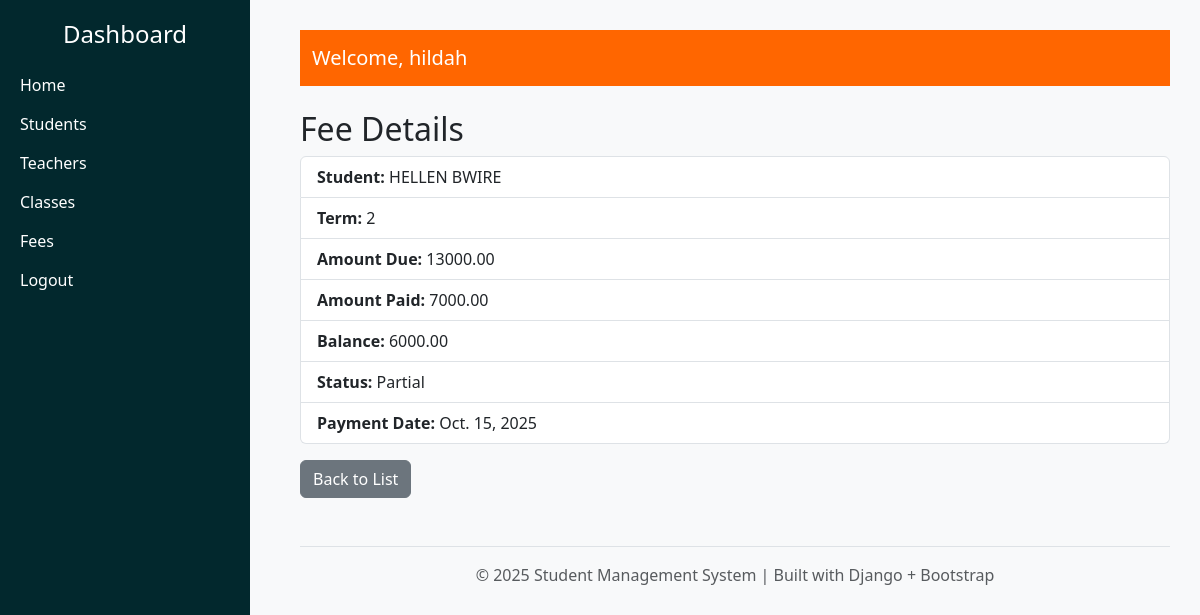
The page /student/fees/1/ (signed in) on the database its author committed.
### student/models.py (models this page shows, shortened)
class Fee(models.Model):
    PAYMENT_STATUS_CHOICES = [
        ('Paid', 'Paid'),
        ('Pending', 'Pending'),
        ('Partial', 'Partial'),
    ]
    student = models.ForeignKey(Student, on_delete=models.CASCADE, related_name='fees')
    term = models.CharField(max_length=50)
    amount_due = models.DecimalField(max_digits=10, decimal_places=2)
    amount_paid = models.DecimalField(max_digits=10, decimal_places=2, default=0)
    balance = models.DecimalField(max_digits=10, decimal_places=2, editable=False, default=0)
    payment_status = models.CharField(max_length=10, choices=PAYMENT_STATUS_CHOICES, default='Pending')
    payment_date = models.DateField(null=True, blank=True)
    created_at = models.DateTimeField(auto_now_add=True)

class Student(models.Model):
    user = models.OneToOneField(User, on_delete=models.CASCADE, null=True, blank=True)
    GENDER_CHOICES = [
        ('M', 'Male'),
        ('F', 'Female'),
    ]
    admission_number = models.CharField(max_length=20, unique=True)
    first_name = models.CharField(max_length=100)
    last_name = models.CharField(max_length=100)
    dob = models.DateField()
    gender = models.CharField(max_length=1, choices=GENDER_CHOICES)
    address = models.TextField(blank=True, null=True)
    created_at = models.DateTimeField(auto_now_add=True)

### student/views.py (the view)
# urls.py: path('fees/<int:pk>/', views.fee_detail, name='fee_detail'),
@login_required(login_url='login')
def fee_detail(request, pk):
    fee = get_object_or_404(Fee, pk=pk)
    return render(request, 'student/fee_detail.html', {'fee': fee})

### student/templates/student/fee_detail.html
{% extends 'base.html' %}
{% block content %}
<h2>Fee Details</h2>
<ul class="list-group">
  <li class="list-group-item"><strong>Student:</strong> {{ fee.student.first_name }} {{ fee.student.last_name }}</li>
  <li class="list-group-item"><strong>Term:</strong> {{ fee.term }}</li>
  <li class="list-group-item"><strong>Amount Due:</strong> {{ fee.amount_due }}</li>
  <li class="list-group-item"><strong>Amount Paid:</strong> {{ fee.amount_paid }}</li>
  <li class="list-group-item"><strong>Balance:</strong> {{ fee.balance }}</li>
  <li class="list-group-item"><strong>Status:</strong> {{ fee.payment_status }}</li>
  <li class="list-group-item"><strong>Payment Date:</strong> {{ fee.payment_date }}</li>
</ul>
<a href="{% url 'fee_list' %}" class="btn btn-secondary mt-3">Back to List</a>
{% endblock %}

### student/templates/base.html (shortened to what this page needs)
<!DOCTYPE html>
<html lang="en">
<head>
  <link rel="stylesheet" href="https://cdn.jsdelivr.net/npm/bootstrap@5.3.0/dist/css/bootstrap.min.css">
</head>
<body>
  <div class="sidebar">
    <h4 class="text-center mb-4">Dashboard</h4>
    <a href="#"> Home</a>
    <a href="{% url 'student_list' %}"> Students</a>
    <a href="{% url 'teacher_list' %}"> Teachers</a>
    <a href="{% url 'class_list' %}"> Classes</a>
    <a href="{% url 'fee_list' %}"> Fees</a>
    <a href="{% url 'logout' %}">Logout</a>
  </div>
  <div class="content">
    <nav class="navbar navbar-expand-lg navbar-dark">
      <div class="container-fluid">
        <a class="navbar-brand" href="#">Welcome, {{ user.username }}</a>
      </div>
    </nav>
    <div class="mt-4">
      {% block content %}{% endblock %}
    </div>
    <footer class="mt-5 text-center text-muted border-top pt-3">
      <p>&copy; {{ year|default:2025 }} Student Management System | Built with Django + Bootstrap</p>
    </footer>
  </div>
</body>
</html>

### student/templates/base.html (style rules this page uses)
body { background-color: #f8f9fa; }
.sidebar { height: 100vh; background-color: #02282D; color: #fff; padding: 20px; position: fixed; width: 250px; }
.sidebar a { color: #fff; text-decoration: none; display: block; margin: 15px 0; font-weight: 500; }
.content { margin-left: 270px; padding: 30px; }
.navbar { background-color: #FF6600 !important; }

### rows shown on the page
Fee: student.first_name "HELLEN", student.last_name "BWIRE", term "2", amount_due "13000.00", amount_paid "7000.00", balance "6000.00", payment_status "Partial", payment_date "Oct. 15, 2025"

### other values the page prints
{{ user.username }} "hildah"
{{ year|default:2025 }} "2025"
